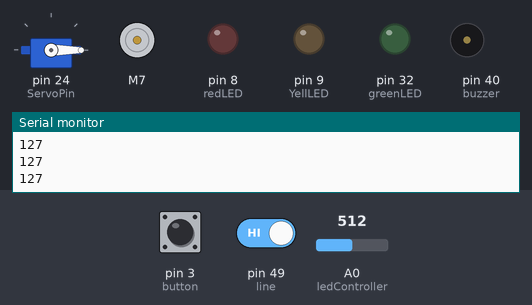
The sketch below on a simulated Arduino Mega 2560, built with avr-gcc and run on an emulated ATmega2560. Shown: servo, DC motor (green arrow = forward, orange = backward, longer = faster), output pins drawn as LEDs (lit = HIGH), buzzer (waves = sounding, pin HIGH), the last lines printed to the serial monitor. Inputs (shaded band) come from the test bench; at power-on: pin 3 (button) HIGH, pin 49 (line) HIGH, A0 (ledController) = 512. Storage starts empty.

Above: at 1.2 s.
1.3 s: pin 3 (button) pulled LOW for 0.15 s
At 2.7 s:
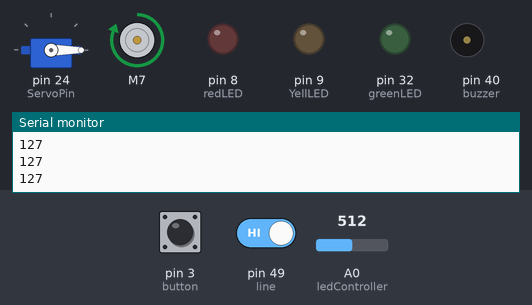
3.0 s: pin 49 (line) driven LOW
At 4.2 s:
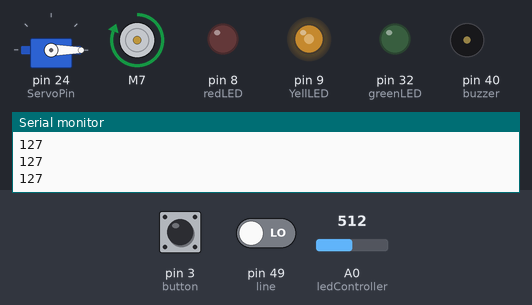
4.5 s: A0 (ledController) set to 716
At 5.4 s:
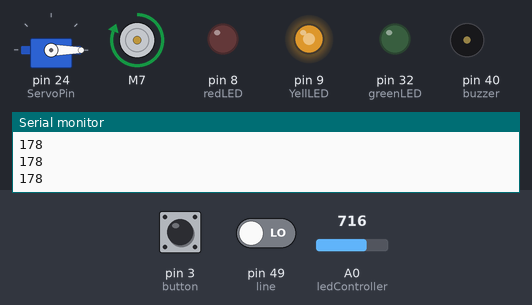
6.0 s: pin 3 (button) pulled LOW for 1 s
At 8.2 s:
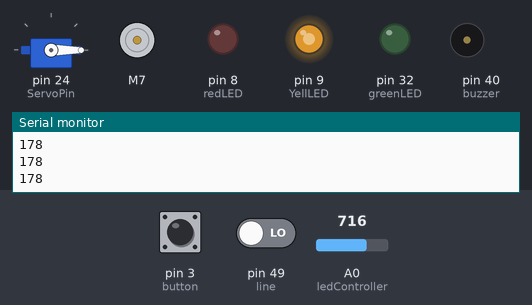
8.5 s: A0 (ledController) set to 900
At 9.2 s:
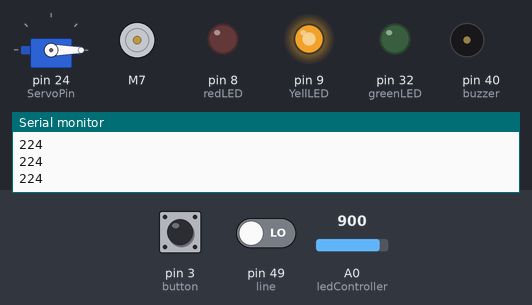
10.0 s: pin 3 (button) pulled LOW for 0.15 s
At 10.6 s:
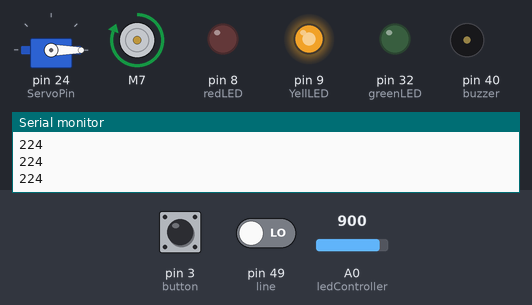
Timing chart, 0 to 12.7 s (numbered marks = the images above; inputs shaded):
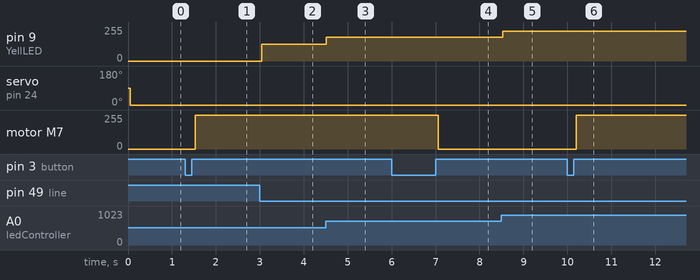

Measured:
- after the input at 1.3 s, motor M7: stopped → forward 255/255 after 0.23 s
- after the input at 3.0 s, pin 9 (YellLED): 0/255 → 127/255 at once
- after the input at 4.5 s, pin 9 (YellLED): 127/255 → 178/255 at once
- after the input at 6.0 s, motor M7: forward 255/255 → stopped after 1.1 s
- after the input at 8.5 s, pin 9 (YellLED): 178/255 → 224/255 at once
- after the input at 10.0 s, motor M7: stopped → forward 255/255 after 0.20 s

The sketch:

Assessment_2_Smart_Device_House.ino
```cpp
//Import Libs
#include <SPI.h>
#include <SD.h>
#include <Servo.h>
#include "RTClib.h"
#include <TinyGPS++.h>
#include <SoftwareSerial.h>
#include <L298N.h>


Servo servo; //Delcare servo


// Real Time Clock (RTC)
RTC_Millis rtc;     // Software Real Time Clock (RTC)
DateTime rightNow;  // used to store the current time.

//Pins
#define ServoPin  24
#define mDrive1  7
#define mDrive2  6
#define sdSelect  41
#define redLED  8
#define YellLED  9
#define greenLED 32
#define line  49
#define button  3
#define echo  12
#define Trig  13
#define buzzer  40


//Defines
#define TrigDistance 10

//Vars
const char *gpsStream =
  "$GPRMC,045103.000,A,3014.1984,N,09749.2872,W,0.67,161.46,030913,,,A*7C\r\n"
  "$GPGGA,045104.000,3014.1985,N,09749.2873,W,1,09,1.2,211.6,M,-22.5,M,,0000*62\r\n"
  "$GPRMC,045200.000,A,3014.3820,N,09748.9514,W,36.88,65.02,030913,,,A*77\r\n"
  "$GPGGA,045201.000,3014.3864,N,09748.9411,W,1,10,1.2,200.8,M,-22.5,M,,0000*6C\r\n"
  "$GPRMC,045251.000,A,3014.4275,N,09749.0626,W,0.51,217.94,030913,,,A*7D\r\n"
  "$GPGGA,045252.000,3014.4273,N,09749.0628,W,1,09,1.3,206.9,M,-22.5,M,,0000*6F\r\n";
static const int RXPin = 10, TXPin = 11;
static const uint32_t GPSBaud = 9600;
boolean fanState = false;
int x = 1;
int PrevEventID = 1;
String PrevEvent1;
String PrevEvent2;
int gpsLat;
int gpsLong;
int homeLong = 0;
int homeLat = 0;


// The serial connection to the GPS device
SoftwareSerial ss(RXPin, TXPin);
// The TinyGPS++ object
TinyGPSPlus gps;
L298N motor(mDrive1, mDrive2);


void setup() {
  //Setup pins
  pinMode(mDrive1, OUTPUT);
  pinMode(mDrive2, OUTPUT);
  pinMode(redLED, OUTPUT);
  pinMode(YellLED, OUTPUT);
  pinMode(greenLED, OUTPUT);
  pinMode(buzzer, OUTPUT);
  pinMode(line, INPUT);
  pinMode(button, INPUT);
  pinMode(A0, INPUT);
  pinMode(Trig, OUTPUT);
  pinMode(echo, INPUT);
  servo.attach(ServoPin);       //Set up servo
  Serial.begin(115200);           // Open serial communications and wait for port to open:
  ss.begin(GPSBaud);
  while (!Serial) {
    delay(1);                   // wait for serial port to connect. Needed for native USB port only
  }
  Serial.print("Initializing SD card...");
  if (!SD.begin(sdSelect)) {
    Serial.println("initialization failed!");
    while (1);
  }
  while (*gpsStream)
    if (gps.encode(*gpsStream++))
      getGPSInfo();
  // Real Time Clock (RTC)
  rtc.begin(DateTime(F(__DATE__), F(__TIME__)));
  Serial.println("initialization done.");
  logEvent("System Initialisation...");
}

void loop() {
  stateHandeler();
  //getGPSInfo();
  delay(50);
}


/*

   @pram string (What data to log)
   @return null
*/

void logEvent(String dataToLog) {
  /*
     Log entries to a file on an SD card.
  */
  // Get the updated/current time
  if (PrevEvent1 == dataToLog || PrevEvent2 == dataToLog) {
    //Serial.println("Dupe Data");
  }
  else {
    DateTime rightNow = rtc.now();

    // Open the log file
    File logFile = SD.open("events.csv", FILE_WRITE);
    if (!logFile) {
      Serial.print("Couldn't create log file");
      abort;
    }

    // Log the event with the date, time and data
    logFile.print(rightNow.year(), DEC);
    logFile.print(",");
    logFile.print(rightNow.month(), DEC);
    logFile.print(",");
    logFile.print(rightNow.day(), DEC);
    logFile.print(",");
    logFile.print(rightNow.hour(), DEC);
    logFile.print(",");
    logFile.print(rightNow.minute(), DEC);
    logFile.print(",");
    logFile.print(rightNow.second(), DEC);
    logFile.print(",");
    logFile.print(dataToLog);

    // End the line with a return character.
    logFile.println();
    logFile.close();
    Serial.print("Event Logged: ");
    Serial.print(rightNow.year(), DEC);
    Serial.print(",");
    Serial.print(rightNow.month(), DEC);
    Serial.print(",");
    Serial.print(rightNow.day(), DEC);
    Serial.print(",");
    Serial.print(rightNow.hour(), DEC);
    Serial.print(",");
    Serial.print(rightNow.minute(), DEC);
    Serial.print(",");
    Serial.print(rightNow.second(), DEC);
    Serial.print(",");
    Serial.println(dataToLog);
    if (PrevEventID == 1) {
      PrevEvent1 = dataToLog;
      PrevEventID = 2;
    }
    else {
      PrevEvent2 = dataToLog;
      PrevEventID = 1;
    }
    logFile.flush();
    logFile.close();
  }
}

/*

   @pram null
   @return boolean
*/
boolean Read_distance() {
  long duration;
  int distance;
  // Clears the trigPin condition
  digitalWrite(Trig, LOW);
  delayMicroseconds(2);
  // Sets the trigPin HIGH (ACTIVE) for 10 microseconds
  digitalWrite(Trig, HIGH);
  delayMicroseconds(10);
  digitalWrite(Trig, LOW);
  // Reads the echoPin, returns the sound wave travel time in microseconds
  duration = pulseIn(echo, HIGH);
  // Calculating the distance
  distance = duration * 0.034 / 2; // Speed of sound wave divided by 2 (go and back)
  Serial.println(distance);
  if (distance <= TrigDistance) {
    return (true);
  }
  else {
    return (false);
  }
}

/*
   This function is used to make the house in an armed state if the GPS is outside the house
   @pram null
   @return null
*/
void stateHandeler() {
  //  if (getGPSInfo()){
  //    disarmedState();
  //  }
  //  else {
  //    armedState();
  //  }
  if (1 == 1) { //This code is used to see if the GPS is inside the house for now it is returning true all the time, this will change afer i get the GPS to work
    disarmedState();
  }
  else {
    armedState();
  }


}

/*

   @pram null
   @return null
*/
void disarmedState() {
  LockController(false);
  ledController();
  fanController();
}

/*

   @pram null
   @return null
*/
void armedState() {
  LockController(true);
  if (Read_distance()) {
    tone(buzzer, 1000);
    digitalWrite(redLED, HIGH);
    delay(25);
    tone(buzzer, 2000);
    digitalWrite(redLED, LOW);
    delay(25);
    logEvent("Alarm Went off");
  }
  else {
    noTone(buzzer);
    digitalWrite(redLED, LOW);
    logEvent("Alarm deactivated");
  }

}

/*

   @pram null
   @return null
*/
void ledController() {
  int potRead = analogRead(A0);
  int ledLevel = map(potRead, 0, 1023, 0, 255);
  Serial.println(ledLevel);
  int lineReadout = digitalRead(line);
  if (!lineReadout) {
    //String temp = "LED on with brightness: " + String(ledLevel);
    //logEvent(temp);
    analogWrite(YellLED, ledLevel);
  }
  else {
    logEvent("LED off");
    digitalWrite(YellLED, LOW);
  }

}

/*

   @pram null
   @return null
*/
void fanController() {
  if (fanState) {
    while (digitalRead(button) == 0) {
      Serial.println("Button");
      fanState = false;
      logEvent("Fan Off");

    }
    motor.forward();
  }
  else {
    while (digitalRead(button) == 0) {
      fanState = true;
      logEvent("Fan on");
    }
    motor.stop();
  }
}

void getGPSInfo() {
  Serial.print(F("Location: "));
  if (gps.location.isValid())
  {
    Serial.print(gps.location.lat(), 6);
    gpsLat = (gps.location.lat(), 6);
    Serial.print(F(","));
    Serial.print(gps.location.lng(), 6);
    gpsLong = (gps.location.lng(), 6);
  }
  else
  {
    Serial.print(F("INVALID"));
  }

  Serial.print(F("  Date/Time: "));
  if (gps.date.isValid())
  {
    Serial.print(gps.date.month());
    Serial.print(F("/"));
    Serial.print(gps.date.day());
    Serial.print(F("/"));
    Serial.print(gps.date.year());
  }
  else
  {
    Serial.print(F("INVALID"));
  }

  Serial.print(F(" "));
  if (gps.time.isValid())
  {
    if (gps.time.hour() < 10) Serial.print(F("0"));
    Serial.print(gps.time.hour());
    Serial.print(F(":"));
    if (gps.time.minute() < 10) Serial.print(F("0"));
    Serial.print(gps.time.minute());
    Serial.print(F(":"));
    if (gps.time.second() < 10) Serial.print(F("0"));
    Serial.print(gps.time.second());
    Serial.print(F("."));
    if (gps.time.centisecond() < 10) Serial.print(F("0"));
    Serial.print(gps.time.centisecond());
  }
  else
  {
    Serial.print(F("INVALID"));
  }

  Serial.println();

//  if (gpsLat == homeLat && gpsLong == homeLong) {
//    return (true);
//  }
//  else {
//    return (false);
//  }
}

void LockController(boolean lock) {
  if (lock) {
    servo.write(90);
    logEvent("Door (Servo) Locked");
  }
  else {
    servo.write(0);
    logEvent("Door (Servo) Unlocked");
  }
}
```
